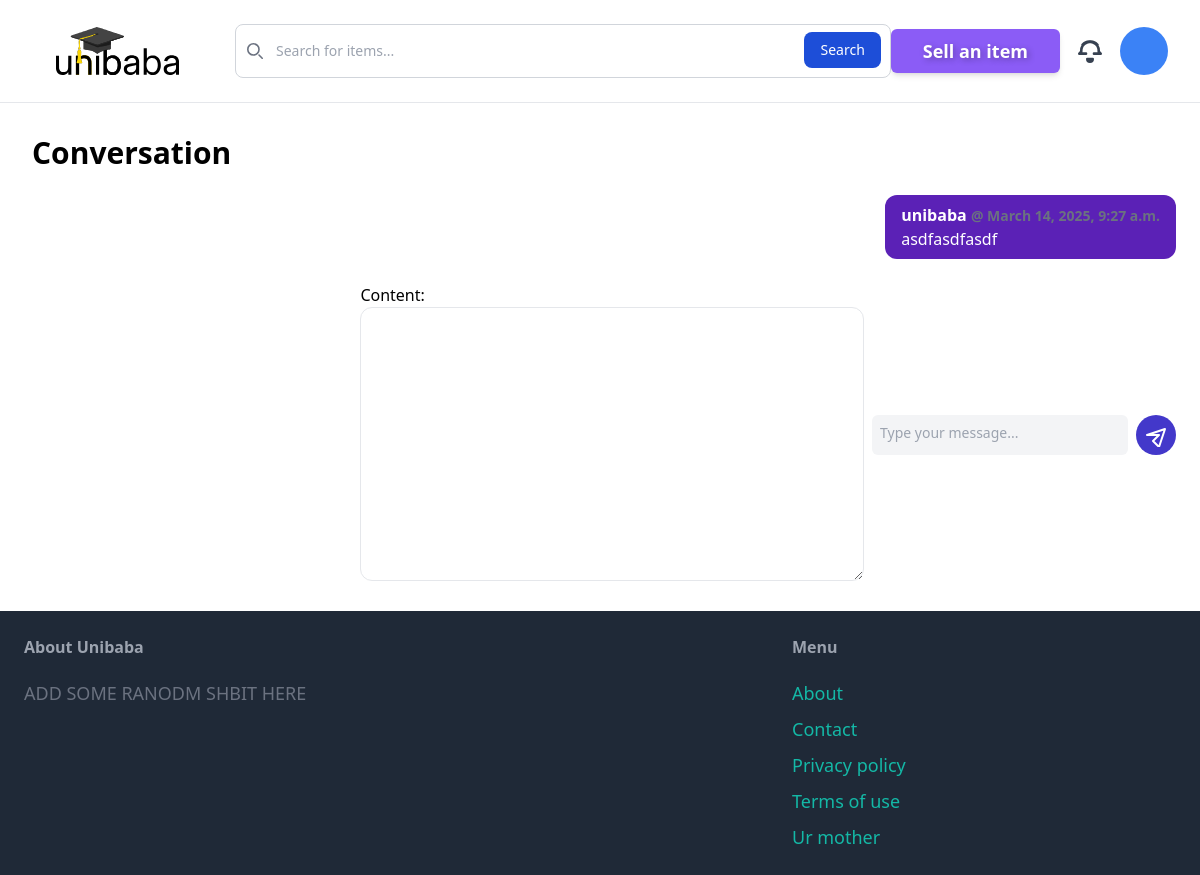
The app's page /inbox/1/ (signed in), older data.
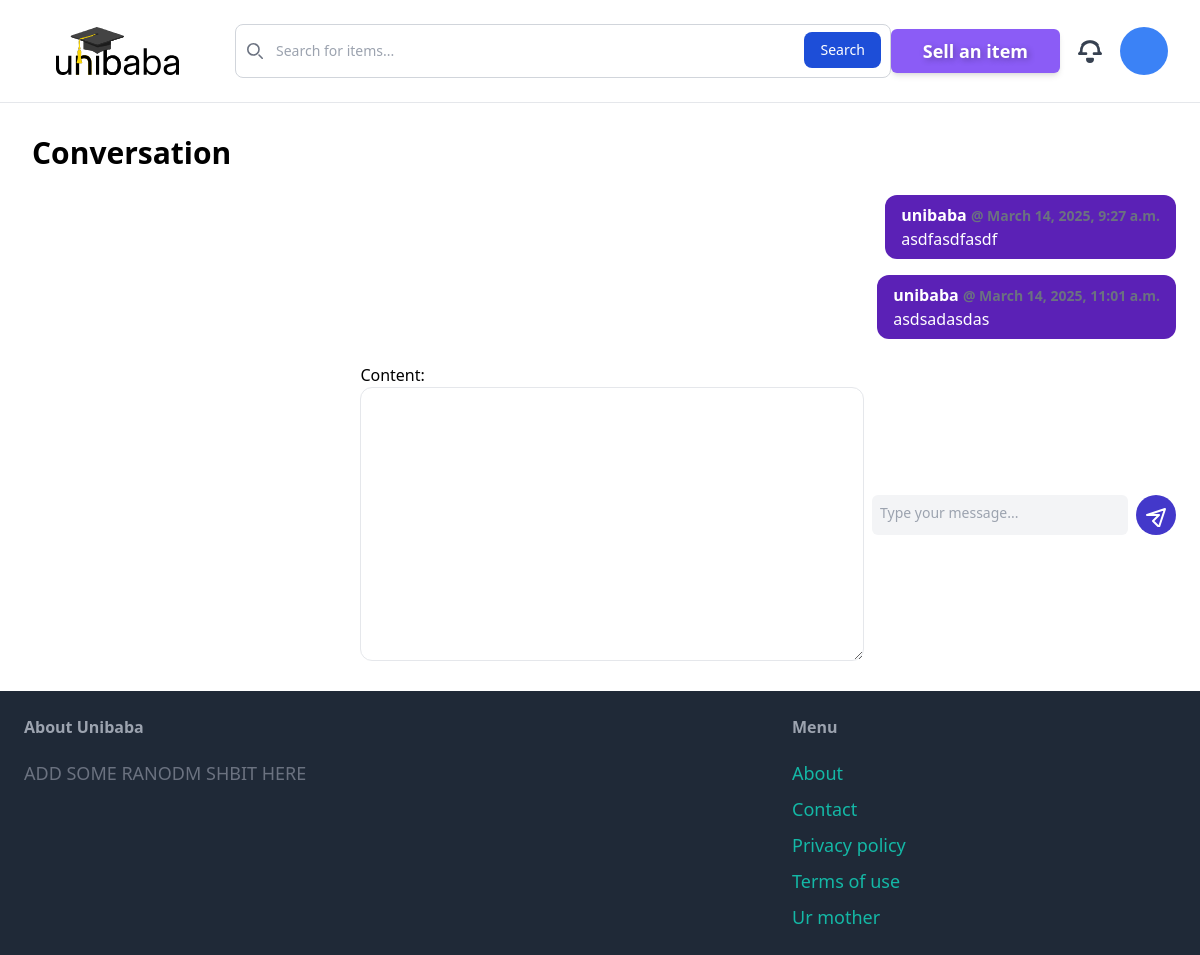
The same page, newer data.
### conversation/models.py (models this page shows)
class ConversationMessage(models.Model):
    conversation=models.ForeignKey(Conversation,related_name='messages',on_delete=models.CASCADE)
    content=models.TextField()
    created_at = models.DateTimeField(auto_now_add=True)
    created_by=models.ForeignKey(User, related_name='created_messages', on_delete=models.CASCADE)

### conversation/views.py (the view)
# urls.py: path('<int:pk>/',views.detail,name='detail'),
@login_required
def detail(request, pk):
    conversation = Conversation.objects.filter(members__in=[request.user.id]).get(pk=pk)
    if request.method == 'POST':
        form = ConversationMessageForm(request.POST)
        if form.is_valid():
            conversation_message = form.save(commit=False)
            conversation_message.conversation = conversation
            conversation_message.created_by = request.user
            conversation_message.save()
            conversation.save()
            return redirect('conversation:detail', pk=pk)
    else:
        form = ConversationMessageForm()
    return render(request, 'conversation/detail.html', {
        'conversation': conversation,
        'form': form
    })

### conversation/forms.py
class ConversationMessageForm(forms.ModelForm):
    class Meta:
        model=ConversationMessage
        fields =('content',)
        widgets={
            'content': forms.Textarea(attrs={
                'class':'w-full py-4 px-6 rounded-xl border'
            })
        }

### conversation/templates/conversation/detail.html (shortened to what this page needs)
{% extends 'base/templatepage.html' %}
{% block content %}
<h1 class="text-3xl font-bold mb-4 text-black p-2 ">Conversation</h1>
<div class="space-y-4">
    {% for message in conversation.messages.all %}
        <div class="flex {% if message.created_by == request.user %}justify-end{% else %}justify-start{% endif %}">
            <div class="max-w-xs px-4 py-2 rounded-xl {% if message.created_by == request.user %}bg-violet-800 text-white{% else %}bg-gray-200 text-gray-800{% endif %}">
                <p class="font-semibold">{{ message.created_by.username }} <span class="text-sm text-gray-500"> @ {{ message.created_at }}</span></p>
                <p>{{ message.content }}</p>
            </div>
        </div>
    {% endfor %}
</div>
<form method="post" action="." class="mt-6 flex justify-end items-center space-x-2">
    <div class="flex items-center space-x-2">
        <div>
            {{form.as_p}}
        </div>
        <textarea name="message" class="w-64 h-10 p-2 text-sm text-gray-800 bg-gray-100 rounded-md resize-none" placeholder="Type your message..." required></textarea>
        <button type="submit" class="w-10 h-10 flex justify-center items-center bg-indigo-700 hover:bg-indigo-900 rounded-full text-white">
            <svg class="w-6 h-6" xmlns="http://www.w3.org/2000/svg" fill="none" viewBox="0 0 24 24" stroke="currentColor">
                <path stroke-linecap="round" stroke-linejoin="round" stroke-width="2" d="M3 12l18-6-6 18-6-6 6-6z"/>
            </svg>
        </button>
    </div>
</form>
{% endblock %}

Row changes from the older to the newer data that the page shows:
added ConversationMessage: created_by.username "unibaba", created_at "March 14, 2025, 11:01 a.m.", content "asdsadasdas"
